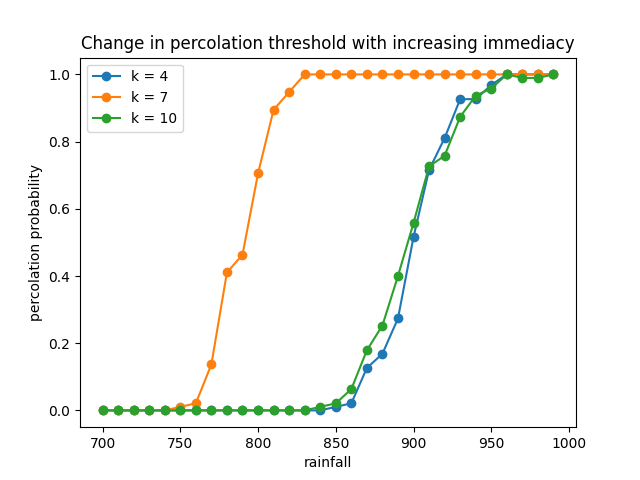

The script that saved this image:
from matplotlib import pyplot as plt
from numpy import loadtxt, transpose
from os import path
from tqdm import tqdm


if __name__ == '__main__':
    current_path = path.dirname(__file__)
    project_root_path = path.join(current_path, "..", "..")
    results_root_path = path.join(project_root_path, "results", "scanlon_kalahari")

    k_values = [4, 7, 10]

    plt.figure()
    plt.title("Change in percolation threshold with increasing immediacy")
    plt.xlabel("rainfall")
    plt.ylabel("percolation probability")

    for k_value in tqdm(k_values):
        data_path = path.join(results_root_path, "transitions", "immediacy", f"{k_value}.txt")
        data = transpose(loadtxt(data_path))

        plt.plot(data[0], data[2], label=f"k = {k_value}", marker='o')

    plt.legend()
    plt.savefig("percolation_thresholds_k.png")
    plt.show()